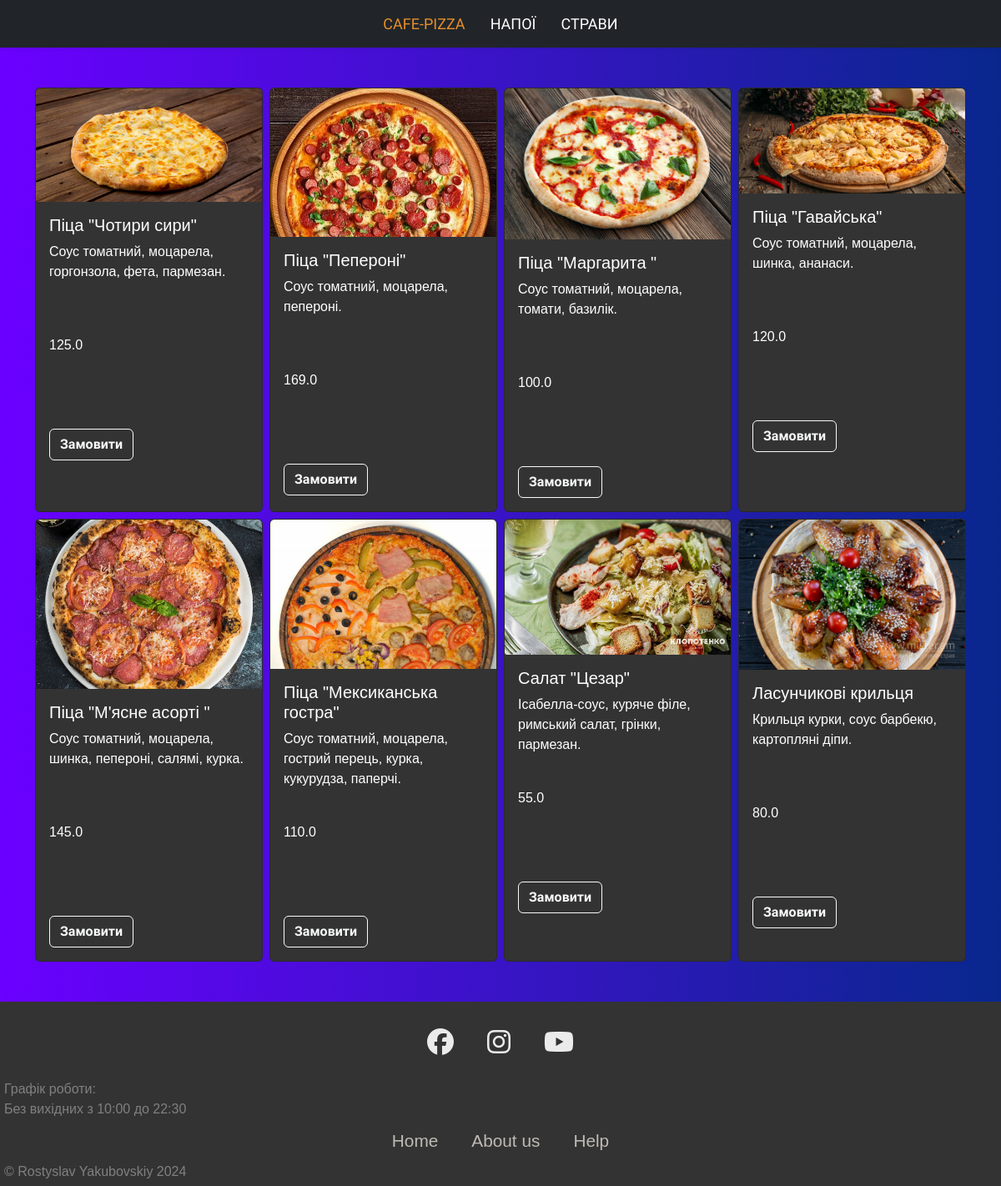
Page /category/2 on the committed database.
### tables this page shows
CREATE TABLE "categories" (
	"id"	INTEGER,
	"title"	TEXT NOT NULL, img TEXT,
	PRIMARY KEY("id" AUTOINCREMENT)
);

CREATE TABLE "products" (
	"id"	INTEGER,
	"title"	TEXT NOT NULL,
	"description"	TEXT,
	"image"	TEXT,
	"price"	REAL NOT NULL,
	"category_id"	INTEGER,
	"size"	TEXT DEFAULT 'Middle',
	FOREIGN KEY("category_id") REFERENCES "categories"("id"),
	PRIMARY KEY("id" AUTOINCREMENT)
);

### app.py (the view)
@app.route("/category/<category_id>")
def products_by_categories(category_id):
    categories = db.get_all_categories()
    products = db.get_products_by_category(int(category_id))
    return render_template("category_product.html",categories=categories,products = products)

### sql_queries.py (called while the page is built)
    def open(self):
        self.conn = sqlite3.connect(self.dbname) # підключаємося до бази данних
        self.cursor = self.conn.cursor()#створюємо курсор

    def close(self):
        self.cursor.close()
        self.conn.close()# закриваємо все в кінці коду

    def get_products_by_category(self,category_id):
        self.open()
        self.cursor.execute("SELECT * FROM products WHERE category_id=(?)",[category_id])
        data = self.cursor.fetchall()
        self.close()
        return data

    def get_all_categories(self):
        self.open()
        self.cursor.execute("SELECT * FROM categories")
        data = self.cursor.fetchall()
        self.close()
        return data

### templates/category_product.html
{% extends 'base.html' %}
{% block content %}
<div class="container my-5">
  <div class="row row-cols-1 row-cols-md-2 row-cols-lg-3 row-cols-xl-4 g-2">
      {% for product in products %}
        <div class = "col">
        {% include 'post_card.html' %}
      </div>
      {% endfor %}
  </div>
</div>
{% endblock content %}

### templates/base.html (shortened to what this page needs)
<!DOCTYPE html>
<html lang="en">
<head>
    <link href="https://cdn.jsdelivr.net/npm/bootstrap@5.3.2/dist/css/bootstrap.min.css" rel="stylesheet">
    <link rel="stylesheet" href="https://cdnjs.cloudflare.com/ajax/libs/font-awesome/6.5.1/css/all.min.css" />
    <link rel = "stylesheet" href = "/static/style.css">
</head>
<body class="head_r">
    <header>
        {% include 'menu.html' %}
    </header>
    <main>
        {% block content %}{% endblock content %}
    </main>
    <footer>
        <div class = "footerContainer">
           <div class ="socialIcons">
            <a href="https://www.facebook.com/?locale=uk_UA"><i class = "fa-brands fa-facebook"></i></a>
            <a href="https://www.instagram.com/accounts/login/"><i class = "fa-brands fa-instagram"></i></a>
            <a href="https://www.youtube.com/?app=desktop&gl=UA&hl=uk"><i class = "fa-brands fa-youtube"></i></a>
        </div>
            </div>
            <div class = "textinfo">
                <p >Графік роботи:</p>
                <p >Без вихідних з 10:00 до 22:30</p>
            </div>
        <div class = "footerNav">
        <li><a href="/">Home</a></li>
        <li><a href="">About us</a></li>
        <li><a href="">Help</a></li>
        </div>
        <div class = "footerBottom">
        &copy; Rostyslav Yakubovskiy 2024
        </div>
    </footer>
</body>
</html>

### templates/menu.html (shortened to what this page needs)
  <nav class="navbar navbar-expand-lg bg-dark navbar-dark shadow-sm py-3 py-lg-0 px-3 px-lg-0">
    <div class="collapse navbar-collapse" id="navbarCollapse">
        <div class="navbar-nav ms-auto mx-lg-auto py-0">
            <a href="/" class="nav-item nav-link active">Cafe-Pizza</a>
          {% for category in categories %}
          <li class="nav-item">
            <a class="nav-link" href="{{ url_for('products_by_categories', category_id=category[0]) }}">{{category[1]}}</a>
          </li>
          {% endfor %}
        </div>
    </div>
</nav>

### templates/post_card.html
<div class="card h-100 dark-card" style="max-width: 25rem; min-height: 30rem;">
    <img src="{{ url_for('static', filename='img/'+product[3]) }}" class="card-img-top" alt="...">
    <div class="card-body">
      <h5 class="card-title">{{product[1]}}</h5>
      <p class="card-text overflow-y-hidden price" style ="height: 7rem">{{product[2]}}</p>
      <p class="card-text overflow-y-hidden price mx-10" style ="height: 7rem">{{product[4]}}</p>
      <a href= "{{ url_for('order', product_id=product[0]) }}" class="btn btn-outline-light">Замовити</a>
    </div>
  </div>

### static/style.css (style rules this page uses)
.head_r { background: linear-gradient(to left, #08278d 0%, #6a00ff 100%); }
body { font-family: "Raleway", sans-serif; margin: 0; width: 100%; height: 100vh; align-items: center; }
* { margin: 0; padding: 0; box-sizing: border-box; }
.dark-card { background-color: #333; color: #fff; }
.textinfo p { padding: 0px; margin: 0px; }
footer { background-color: #333; color:gray; padding: 5px; }
.socialIcons { display: flex; justify-content: center; }
.socialIcons a { padding: 10px; margin: 10px; font-size: 2em; opacity: 0.9; color: white; }
.footerNav { margin: 10px 0; display: flex; justify-content: center; text-decoration: none; list-style-type: none; }
.footerNav li a { color: #FAF3EB; text-decoration: none; margin: 20px; font-size: 1.3em; opacity: 0.7; transition: 0.5s; list-style-type: none; }
:root { --primary: #E88F2A; --secondary: #FAF3EB; --light: #FFFFFF; --dark: #2B2825; }
.btn { font-family: 'Oswald', sans-serif; font-weight: 600; transition: .5s; }
.navbar-dark .navbar-nav .nav-link { font-family: 'Oswald', sans-serif; padding: 15px 15px; font-size: 18px; font-weight: 500; text-transform: uppercase; color: var(--light); outline: none; transition: .5s; }
.navbar-dark .navbar-nav .nav-link:hover, .navbar-dark .navbar-nav .nav-link.active { color: var(--primary); }
.price { padding: 0; margin: 0; }

### rows in the picture
categories: title "НАПОЇ"
categories: title "СТРАВИ"
products: image (picture), title "Піца \"Чотири сири\"", description "Соус томатний, моцарела, горгонзола, фета, пармезан.", price "125.0"
products: image (picture), title "Піца \"Пепероні\"", description "Соус томатний, моцарела, пепероні.", price "169.0"
products: image (picture), title "Піца \"Маргарита \"", description "Соус томатний, моцарела, томати, базилік.", price "100.0"
products: image (picture), title "Піца \"Гавайська\"", description "Соус томатний, моцарела, шинка, ананаси.", price "120.0"
products: image (picture), title "Піца \"М'ясне асорті \"", description "Соус томатний, моцарела, шинка, пепероні, салямі, курка.", price "145.0"
products: image (picture), title "Піца \"Мексиканська гостра\"", description "Соус томатний, моцарела, гострий перець, курка, кукурудза, паперчі.", price "110.0"
products: image (picture), title "Салат \"Цезар\"", description "Ісабелла-соус, куряче філе, римський салат, грінки, пармезан.", price "55.0"
products: image (picture), title "Ласунчикові крильця", description "Крильця курки, соус барбекю, картопляні діпи.", price "80.0"
